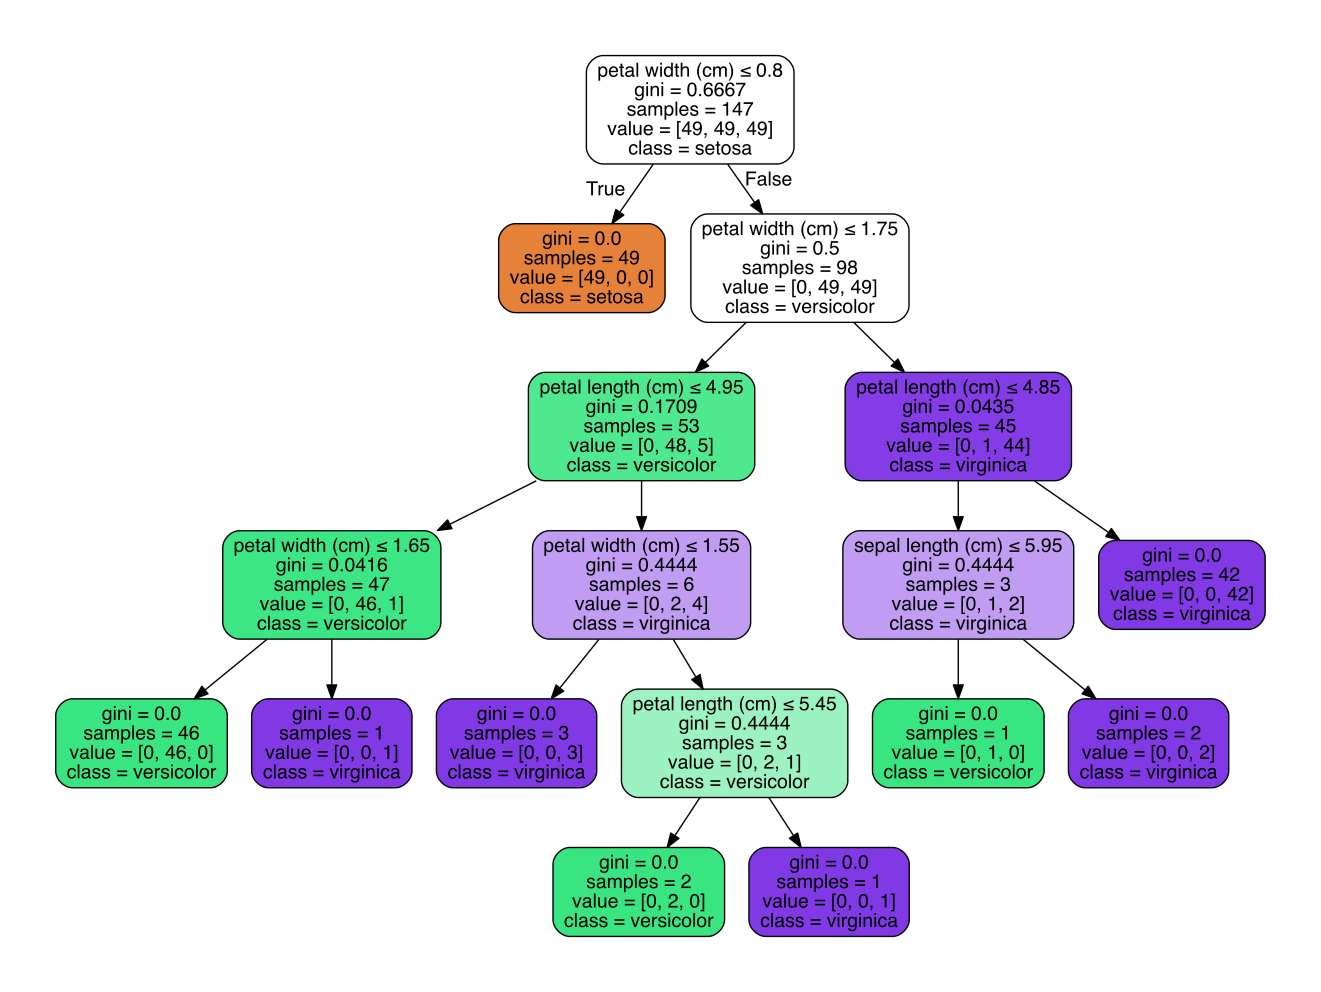

Reproduce this figure in Python.
import numpy as np
from sklearn.datasets import load_iris
from sklearn import tree

iris = load_iris()
test_idx= [0, 50, 100]

# training data
train_target = np.delete(iris.target, test_idx)
train_data = np.delete(iris.data, test_idx, axis=0)

# testing data
test_target = iris.target[test_idx]
test_data = iris.data[test_idx]

clf = tree.DecisionTreeClassifier()
clf.fit(train_data, train_target)

print test_target
print clf.predict(test_data)

# viz code
import pydotplus
dot_data = tree.export_graphviz(clf, out_file=None,
                         feature_names=iris.feature_names,
                         class_names=iris.target_names,
                         filled=True, rounded=True,
                         special_characters=True)
graph = pydotplus.graph_from_dot_data(dot_data)
graph.write_pdf("iris.pdf")
